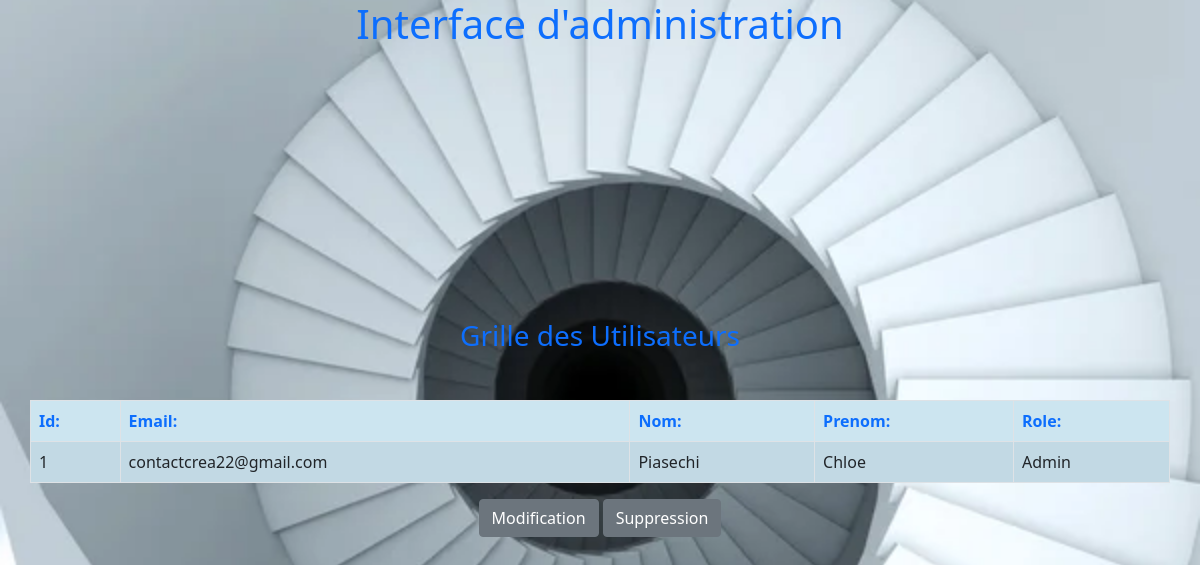
/visu.php?id=1, run on the app's committed database.
### tables this page shows
CREATE Table if NOT EXISTS User(
    Id int not NULL UNIQUE  PRIMARY KEY AUTO_INCREMENT,
    Email VARCHAR(65) not NULL,
    Name VARCHAR(65) not null,
    Firstname VARCHAR(65) not null,
    Role VARCHAR(65) not null
);

### functionRead.php (called while the page is built)
<?php
function readUser($pdo)
{
       try
       {
        $identification = $_GET['id'];
         $query  = $pdo->prepare("SELECT * FROM User WHERE Id=($identification)");
        $query->execute();
        $readUser = $query->fetchAll(PDO::FETCH_ASSOC);
        return $readUser;
       } catch (PDOException $e) {
        echo 'la lecture ne passe pas';
}
}

### visu.php (the view, shortened to what this page needs)
<?php
require_once './top.php';
require_once './pdo.php';
require_once './functionRead.php';
$readUser = readUser($pdo);
?>
<body>
  <header>
    <h1 class="h1 text-center text-primary">
    </h1>
  </header>
  <main>
    <div class="container">
      <div class="row">
        <h3 class="text-center  text-primary  mb-5 ">Grille des Utilisateurs </h3>
      </div>
      <div class="row">
        <table class="table table-striped table-bordered backgroungarray">
          <thead class="text-primary">
            <tr>
              <th>Id:</th>
              <th>Email:</th>
              <th>Nom:</th>
              <th>Prenom:</th>
              <th>Role:</th>
            </tr>
          </thead>
          <tbody>
            <?php
            foreach ($readUser as $clefs => $Users) { ?>
              <tr>
                <td> <?= $Users['Id']; ?> </td>
                <td> <?= $Users['Email']; ?> </td>
                <td> <?= $Users['Name']; ?> </td>
                <td> <?= $Users['Firstname']; ?> </td>
                <td> <?= $Users['Role']; ?> </td>
              </tr>
            <?php } ?>
          </tbody>
        </table>
        <div class="text-center">
          <button type="button" class="btn btn-secondary" data-bs-toggle="modal" data-bs-target="#staticBackdrop1">
            Modification
          </button>
          <button type="button" class="btn btn-secondary" data-bs-toggle="modal" data-bs-target="#staticBackdrop">
            Suppression
          </button>
        </div>
      </div>
  </main>
</body>
</html>

### css/style.css (style rules this page uses)
html { width: 100%; height: 100%; }
body { background-repeat: no-repeat; background: center url("../asset/escalier.jpeg"); background-size: cover; background-attachment: fixed; display: flex; flex-direction: column; justify-content: space-between; font-size: x-large; box-sizing: border-box; min-height: 100%; }
.backgroungarray { background: #CCE5F0; }

### data on the page
user: Id "1", Email "contactcrea22@gmail.com", Name "Piasechi", Firstname "Chloe", Role "Admin"
